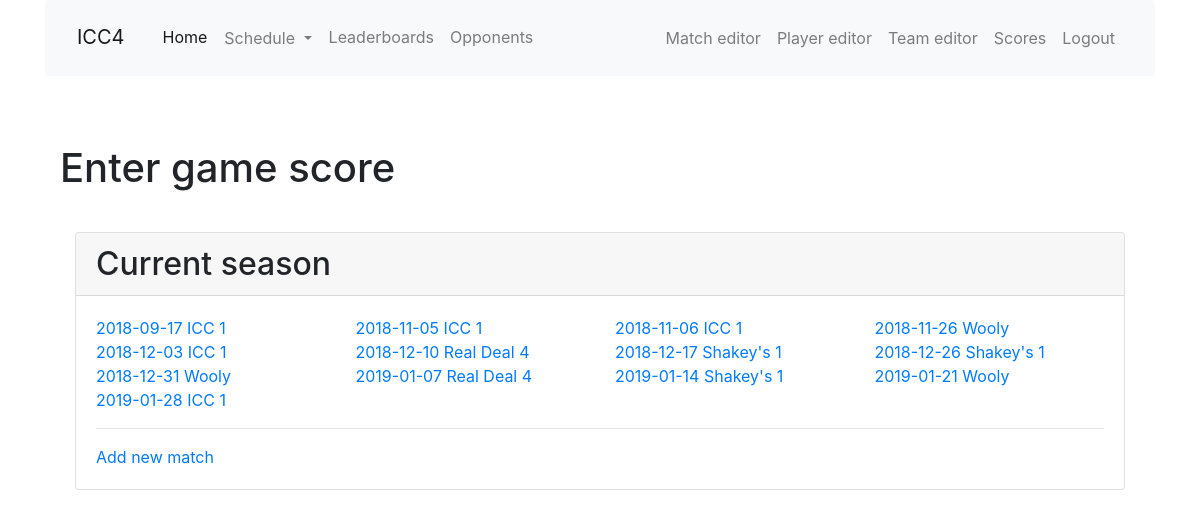
The page /enter_score on the database as committed earlier.
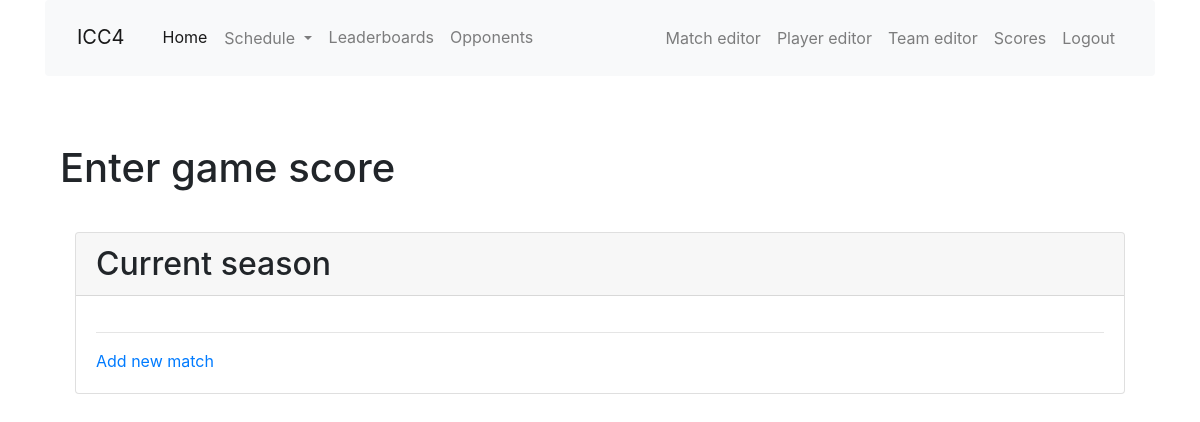
The same page on the database as committed later.
### app/models.py (models this page shows, shortened)
class Match(db.Model):
    id = db.Column(db.Integer, primary_key=True)
    opponent_id = db.Column(db.Integer, db. ForeignKey('team.id'))
    opponent = db.relationship('Team', back_populates='matches')
    date = db.Column(db.Date, index=True, default=date.today())
    location = db.Column(db.String(64))
    home_away = db.Column(db.String(32), index=True)
    match_type = db.Column(db.String(32), index=True)
    games = db.relationship('Game', back_populates='match', lazy='dynamic')
    team_score = db.Column(db.Integer, index=True)
    opponent_score = db.Column(db.Integer, index=True)
    win = db.Column(db.Boolean, index=True, default=None)
    overtime = db.Column(db.Boolean, index=True, default=False)
    match_summary = db.Column(db.String(512))
    food = db.Column(db.String(128))
    match_stats = db.relationship('MatchStats', uselist=False, back_populates='match')
    high_scores = db.relationship('HighScore', back_populates='match', lazy='dynamic')
    low_scores = db.relationship('LowScore', back_populates='match', lazy='dynamic')
    @hybrid_property
    def season(self):
        return season_from_date(self.date)

class Team(db.Model):
    id = db.Column(db.Integer, primary_key=True)
    name = db.Column(db.String(64), index=True, unique=True)
    home_location = db.Column(db.String(64), index=True)
    address = db.Column(db.String(128), index=True)
    matches = db.relationship('Match', back_populates='opponent', lazy='dynamic')

### app/main/routes.py (the view, shortened to what this page needs)
@bp.route('/enter_score',  methods=['GET', 'POST'], defaults={'id': None})
@bp.route('/enter_score/<id>',  methods=['GET', 'POST'])
def enter_score(id):
    match = Match.query.filter_by(id=id).first()
    form = EnterScoresForm(obj=match)
    all_matches = Match.query.order_by(Match.date).all()
    hl_form = HLScoreForm()
    if request.method=='GET' and match is not None:
        form.load_games(match)
        hl_form.load_scores(match)
    if hl_form.add_btn.data:
        new_row = hl_form.hl_scores.append_entry()
        new_row.player.choices = [(p.nickname,p.nickname) for p in Player.query.all()]
        return render_template('enter_score.html', title='Enter Scores',
        form=form, hl_form=hl_form, match=match, all_matches=all_matches)
    if hl_form.rem_btn.data:
        hl_form.hl_scores.pop_entry()
        return render_template('enter_score.html', title='Enter Scores',
        form=form, hl_form=hl_form, match=match, all_matches=all_matches)
    return render_template('enter_score.html', title='Enter Scores',
        form=form, hl_form=hl_form, match=match, all_matches=all_matches)

### app/templates/enter_score.html (shortened to what this page needs)
{% extends "base.html" %}
{% import 'bootstrap/wtf.html' as wtf %}
{% block app_content %}
<div class="container">
  <h1>Enter game score</h1>
  <br>
  {% set c=3 %}
  <div class="col-12 mt-2 mx-auto">
    <div class="card h-100">
      <h2 class="card-header">Current season</h2>
      <div class="card-body">
        <ul class="row list-unstyled">
        {% for m in all_matches %}
        <li class="col-xs-12 col-sm-6 col-md-4 col-lg-3">
          <a href="{{ url_for('main.enter_score', id=m.id) }}">{{ m.date }} {{ m.opponent.name }}</a>
        </li>
        {% endfor %}
        </ul>
        <hr>
        <a href="{{ url_for('main.match_edit') }}">Add new match</a>
      </div>
    </div>
  </div>
</div>
{% endblock %}

Rows that differ between the two databases and show on the page:
removed Match: date "2018-09-17", opponent.name "ICC 1"
removed Match: date "2018-11-05", opponent.name "ICC 1"
removed Match: date "2018-11-06", opponent.name "ICC 1"
removed Match: date "2018-11-26", opponent.name "Wooly"
removed Match: date "2018-12-03", opponent.name "ICC 1"
removed Match: date "2018-12-10", opponent.name "Real Deal 4"
removed Match: date "2018-12-17", opponent.name "Shakey's 1"
removed Match: date "2018-12-26", opponent.name "Shakey's 1"
removed Match: date "2018-12-31", opponent.name "Wooly"
removed Match: date "2019-01-07", opponent.name "Real Deal 4"
removed Match: date "2019-01-14", opponent.name "Shakey's 1"
removed Match: date "2019-01-21", opponent.name "Wooly"
removed Match: date "2019-01-28", opponent.name "ICC 1"
